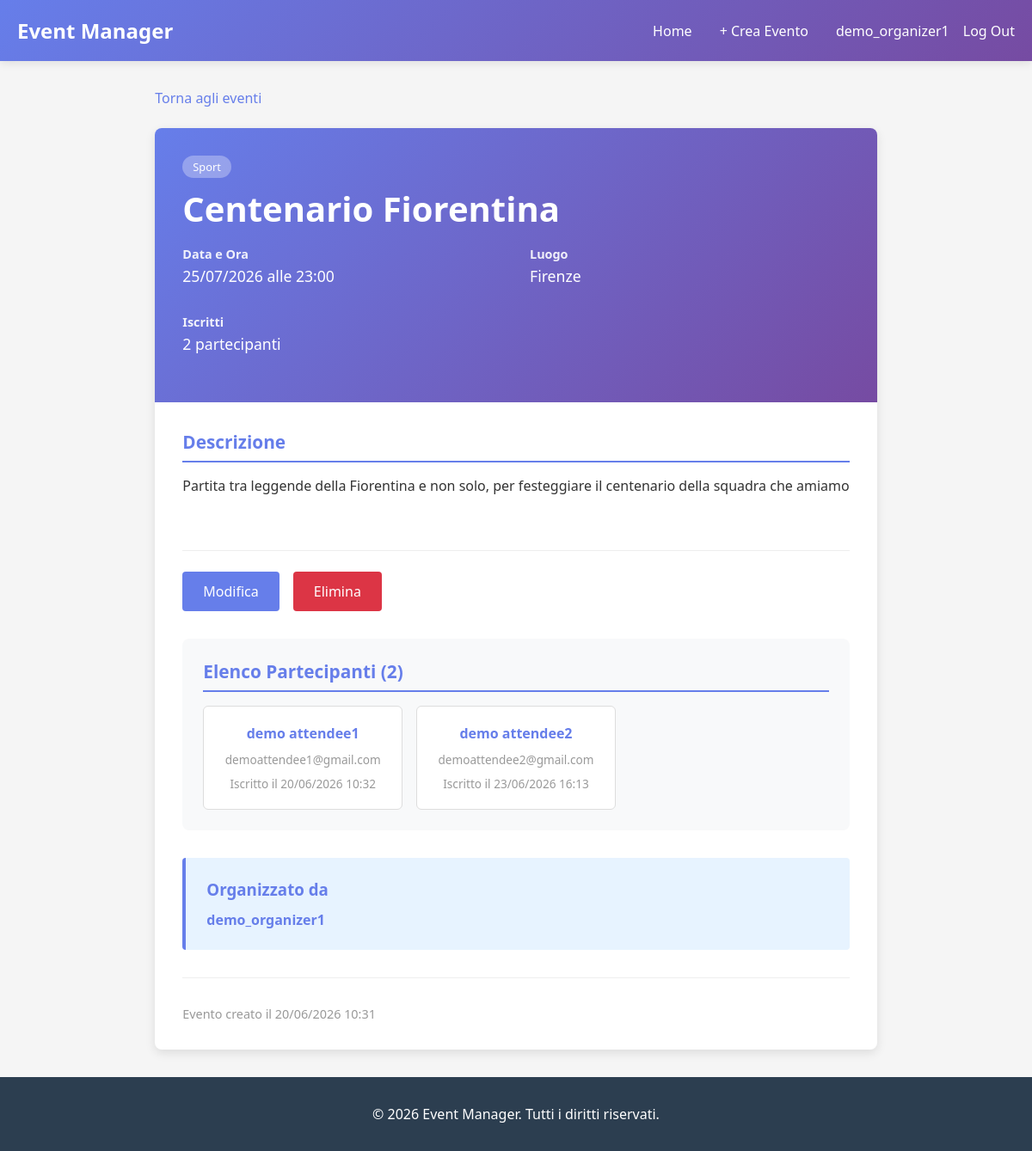
Before: /events/4/ (signed in) with the older database file.
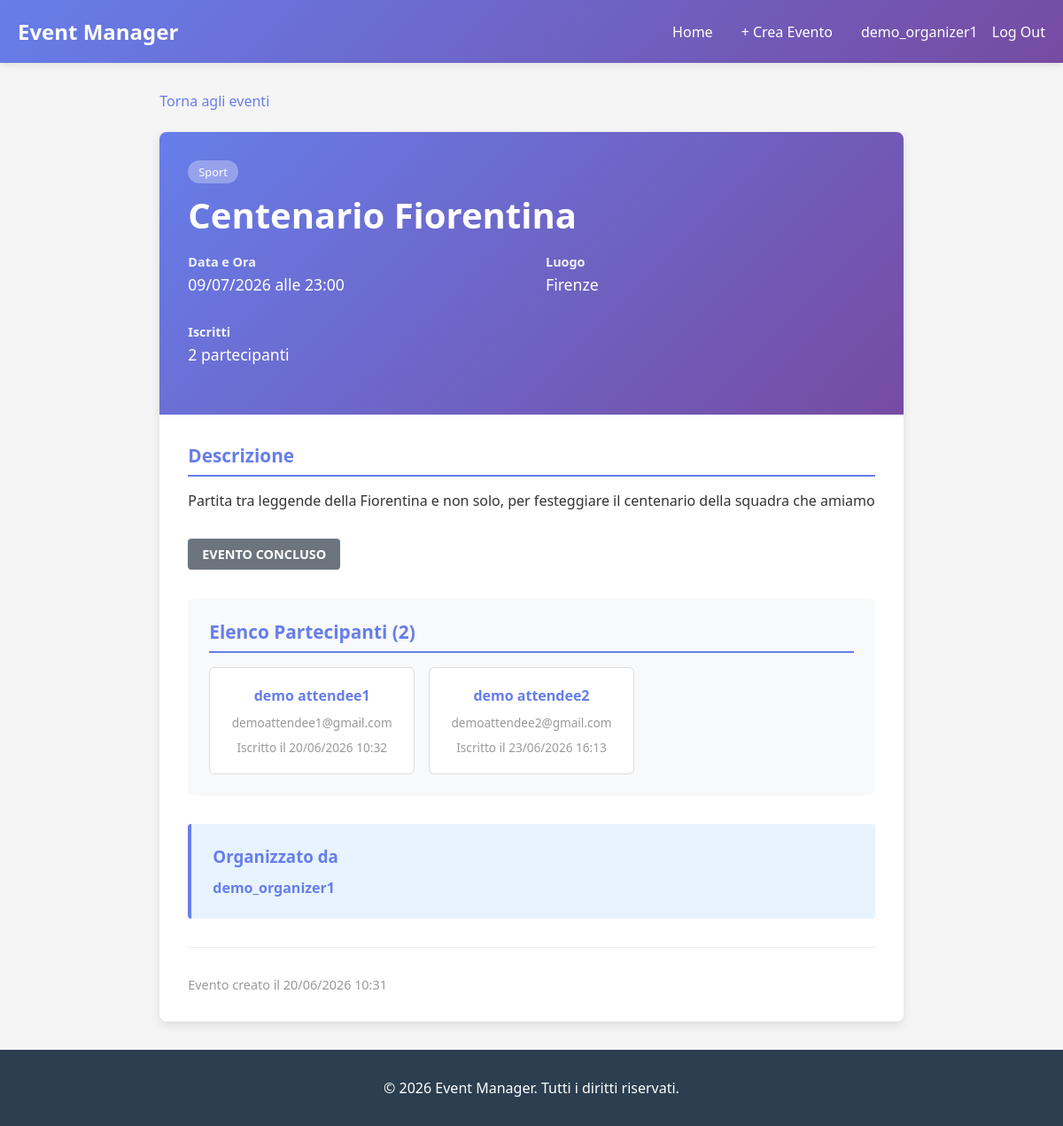
After: the same page with the newer database file.
### users/models.py (models this page shows, shortened)
class CustomUser(AbstractUser):
    ROLE_CHOICES = (
        ('attendee', 'Attendee'),
        ('organizer', 'Organizer'),
    )
    role = models.CharField(max_length=15, choices=ROLE_CHOICES, blank=False)
    bio = models.TextField(blank=True, null=True)
    email = models.EmailField(blank=False, unique=True)
    first_name = models.CharField(max_length=150, blank=False)
    last_name = models.CharField(max_length=150, blank=False)

### events/models.py (models this page shows, shortened)
class Event(models.Model):
    title = models.CharField(max_length=200)
    description = models.TextField()
    date = models.DateTimeField()
    location = models.CharField(max_length=200)
    category = models.ForeignKey(
        Category,
        on_delete=models.SET_NULL,
        null=True,
        blank=True,
        related_name='events'
    )
    organizer = models.ForeignKey(
        settings.AUTH_USER_MODEL,
        on_delete=models.CASCADE,
        related_name='organized_events'
    )
    created_at = models.DateTimeField(auto_now_add=True)
    class Meta:
        ordering = ['date']

class Category(models.Model):
    name = models.CharField(max_length=100)
    class Meta:
        verbose_name_plural = "Categories"

class Registration(models.Model):
    event = models.ForeignKey(Event, on_delete=models.CASCADE, related_name='registrations')
    attendee = models.ForeignKey(
        settings.AUTH_USER_MODEL,
        on_delete=models.CASCADE,
        related_name='registrations'
    )
    registered_at = models.DateTimeField(auto_now_add=True)
    class Meta:
        unique_together = ('event', 'attendee')

### events/views.py (the view)
# urls.py: path('events/<int:pk>/', events_views.event_detail, name='event_detail'),
@login_required(login_url='login')
def event_detail(request, pk):
    event = get_object_or_404(Event, pk=pk)
    is_registered = False
    if request.user.is_authenticated:
        is_registered = Registration.objects.filter(event=event, attendee=request.user).exists()
    context = {
        'event': event,
        'is_registered': is_registered,
    }
    return render(request, 'event_detail.html', context)

### templates/event_detail.html (shortened to what this page needs)
{% extends "base.html" %}
{% load static %}
{% block extra_css %}
<link rel="stylesheet" href="{% static 'css/events.css' %}">
{% endblock %}
{% block content %}
<a href="{% url 'event_list' %}" class="back-link"> Torna agli eventi</a>
<div class="event-detail-container">
    <div class="event-detail-header">
        {% if event.category %}
            <span class="event-category"> {{ event.category.name }}</span>
        {% endif %}
        <h1>{{ event.title }}</h1>
        <div class="event-meta">
            <div class="meta-item">
                <div class="meta-content">
                    <h3>Data e Ora</h3>
                    <p>{{ event.date|date:"d/m/Y \a\l\l\e H:i" }}</p>
                </div>
            </div>
            <div class="meta-item">
                <div class="meta-content">
                    <h3>Luogo</h3>
                    <p>{{ event.location }}</p>
                </div>
            </div>
            <div class="meta-item">
                <div class="meta-content">
                    <h3>Iscritti</h3>
                    <p>{{ event.registrations.count }} partecipant{{ event.registrations.count|pluralize:"e,i" }}</p>
                </div>
            </div>
        </div>
    </div>
    <div class="event-detail-body">
        <div class="event-description-section">
            <h2 class="section-title">Descrizione</h2>
            <p class="event-description">{{ event.description|linebreaks }}</p>
        </div>
        <div class="event-actions">
            {% now "Y-m-d H:i" as current_time %}
            {% if event.date|date:"Y-m-d H:i" < current_time %}
                <span class="status-badge status-concluded">Evento Concluso</span>
            {% endif %}
        </div>
       {% if user.is_authenticated and user == event.organizer %}
            {% if event.date|date:"Y-m-d H:i" >= current_time %}
                <div class="event-actions event-management-actions">
                    <a href="{% url 'event_edit' event.id %}?next={{ request.META.HTTP_REFERER }}" class="btn">Modifica</a>
                    <a href="{% url 'event_delete' event.id %}?next={{ request.META.HTTP_REFERER }}" class="btn btn-danger">Elimina</a>
                </div>
            {% endif %}
       {% endif %}
        {% if user.is_authenticated and user == event.organizer %}
            <div class="attendees-section">
                <h3 class="section-title">Elenco Partecipanti ({{ event.registrations.count }})</h3>
                {% if event.registrations.all %}
                    <div class="attendees-list">
                        {% for registration in event.registrations.all %}
                            <div class="attendee-card">
                                <strong>{{ registration.attendee.get_full_name|default:registration.attendee.username }}</strong>
                                <small>{{ registration.attendee.email }}</small>
                                <small class="attendee-date">
                                    Iscritto il {{ registration.registered_at|date:"d/m/Y H:i" }}
                                </small>
                            </div>
                        {% endfor %}
                    </div>
                {% else %}
                    <div class="no-attendees">
                        <p>Nessuna iscrizione</p>
                    </div>
                {% endif %}
            </div>
        {% endif %}
        <div class="organizer-info">
            <h3>Organizzato da</h3>
            <div class="organizer-details">
                <p>
                    <strong><a href="{% url 'organizer_events' event.organizer.id %}" class="organizer-link">{{ event.organizer.username }}</a></strong>
                </p>
            </div>
        </div>
        <div class="event-created-info">
            <p>Evento creato il {{ event.created_at|date:"d/m/Y H:i" }}</p>
        </div>
    </div>
</div>
{% endblock %}

### templates/base.html (shortened to what this page needs)
{% load static %}
<!DOCTYPE html>
<html lang="it">
<head>
    <link rel="stylesheet" href="{% static 'css/main.css' %}">
    {% block extra_css %}{% endblock %}
</head>
<body>
    {% if user.is_authenticated %}
    <nav>
        <div class="nav-container">
            <a href="{% url 'event_list' %}" class="nav-brand">Event Manager</a>
            <ul class="nav-links">
                <li><a href="{% url 'event_list' %}">Home</a></li>
                {% if user.role == 'organizer' %}
                    <li><a href="{% url 'event_create' %}">+ Crea Evento</a></li>
                {% endif %}
                <li class="nav-user-meta">
                    <a href="{% url 'profile' %}" class="nav-user-link">
                         <span>{{ user.username }}</span>
                    </a>
                    <form action="{% url 'logout' %}" method="POST" class="nav-logout-form">
                        <button type="submit" class="nav-logout-btn">
                            Log Out
                        </button>
                    </form>
                </li>
            </ul>
        </div>
    </nav>
    {% endif %}
    <div class="container">
        {% block content %}{% endblock %}
    </div>
    <footer>
        <p class="footer-copyright">&copy; 2026 Event Manager. Tutti i diritti riservati.</p>
    </footer>
</body>
</html>

### static/css/main.css (style rules this page uses)
* { margin: 0; padding: 0; box-sizing: border-box; }
html, body { height: 100%; }
body { font-family: 'Segoe UI', Tahoma, Geneva, Verdana, sans-serif; background-color: #f5f5f5; color: #333; display: flex; flex-direction: column; min-height: 100vh; }
nav { background: linear-gradient(135deg, #667eea 0%, #764ba2 100%); padding: 1.2rem 0; box-shadow: 0 2px 10px rgba(0, 0, 0, 0.1); position: sticky; top: 0; z-index: 100; }
.nav-container { max-width: 1200px; margin: 0 auto; padding: 0 20px; display: flex; justify-content: space-between; align-items: center; }
.nav-brand { color: white; font-size: 1.5rem; font-weight: bold; text-decoration: none; }
.nav-links { display: flex; list-style: none; gap: 2rem; align-items: center; margin-left: auto; width: auto; }
.nav-links a { color: white; text-decoration: none; transition: opacity 0.3s; font-weight: 500; }
.nav-user-meta { margin-left: auto; display: flex; align-items: center; gap: 1rem; }
.nav-user-link { display: flex; align-items: center; gap: 0.5rem; }
.nav-logout-form { display: inline; margin: 0; padding: 0; }
.nav-logout-btn { background: none; border: none; color: white; cursor: pointer; font-family: inherit; font-size: inherit; font-weight: inherit; text-decoration: none; padding: 0; }
.container { max-width: 1200px; margin: 2rem auto; padding: 0 20px; flex: 1 0 auto; }
footer { background-color: #2c3e50; color: white; text-align: center; padding: 2rem 0; margin-top: 0; flex-shrink: 0; width: 100%; }
.footer-copyright { margin: 0; }
.back-link { display: inline-block; margin-bottom: 1.5rem; color: #667eea; text-decoration: none; font-weight: 500; }
.organizer-link { color: #667eea; text-decoration: none; }

### static/css/events.css (style rules this page uses)
.event-category { display: inline-block; background: rgba(255, 255, 255, 0.3); padding: 0.25rem 0.75rem; border-radius: 20px; font-size: 0.8rem; margin-bottom: 0.5rem; width: fit-content; }
.event-description { color: #555; font-size: 0.95rem; line-height: 1.5; flex: 1; margin-bottom: 1rem; }
.event-detail-container { background: white; border-radius: 8px; box-shadow: 0 4px 12px rgba(0, 0, 0, 0.1); overflow: hidden; }
.event-detail-header { background: linear-gradient(135deg, #667eea 0%, #764ba2 100%); color: white; padding: 2rem; }
.event-detail-header h1 { margin: 0 0 1rem 0; font-size: 2.5rem; }
.event-meta { display: grid; grid-template-columns: repeat(auto-fit, minmax(250px, 1fr)); gap: 2rem; margin-bottom: 1.5rem; }
.meta-content h3 { margin: 0 0 0.25rem 0; font-size: 0.9rem; opacity: 0.9; }
.meta-content p { margin: 0; font-size: 1.1rem; font-weight: 500; }
.event-detail-body { padding: 2rem; }
.event-description-section { margin-bottom: 2rem; }
.section-title { font-size: 1.3rem; font-weight: 600; color: #667eea; margin-bottom: 1rem; border-bottom: 2px solid #667eea; padding-bottom: 0.5rem; }
.event-actions { display: flex; gap: 1rem; margin: 2rem 0; flex-wrap: wrap; }
.attendees-section { background: #f8f9fa; padding: 1.5rem; border-radius: 8px; margin-top: 2rem; }
.attendees-list { display: grid; grid-template-columns: repeat(auto-fill, minmax(200px, 1fr)); gap: 1rem; }
.attendee-card { background: white; padding: 1.25rem; border-radius: 6px; border: 1px solid #ddd; text-align: center; }
.attendee-card strong { display: block; color: #667eea; margin-bottom: 0.5rem; }
.attendee-card small { color: #999; font-size: 0.85rem; }
.attendee-date { display: block; margin-top: 0.5rem; color: #aaa; }
.organizer-info { background: #e7f3ff; padding: 1.5rem; border-left: 4px solid #667eea; border-radius: 4px; margin-top: 2rem; }
.organizer-info h3 { color: #667eea; margin: 0 0 0.75rem 0; }
.organizer-details { color: #555; }
.event-created-info { margin-top: 2rem; padding-top: 2rem; border-top: 1px solid #eee; color: #999; font-size: 0.9rem; }
.status-badge { display: inline-block; padding: 0.5rem 1rem; border-radius: 4px; font-weight: bold; text-transform: uppercase; font-size: 0.9rem; }
.status-concluded { background-color: #6c757d; color: white; }

Changed rows visible on the page:
changed Event "Centenario Fiorentina": date "25/07/2026 alle 23:00" → "09/07/2026 alle 23:00"
Other visible differences:
text no longer shown: "Modifica Elimina"
text now shown: "EVENTO CONCLUSO"
